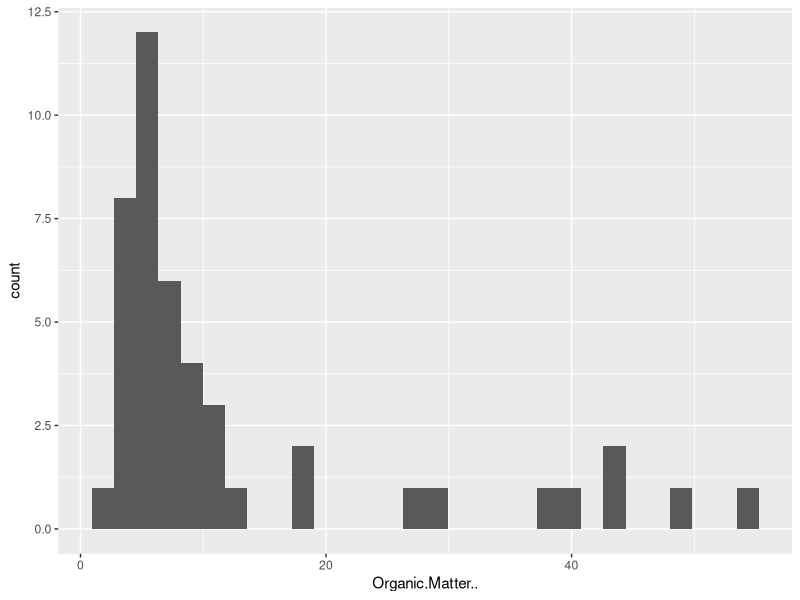
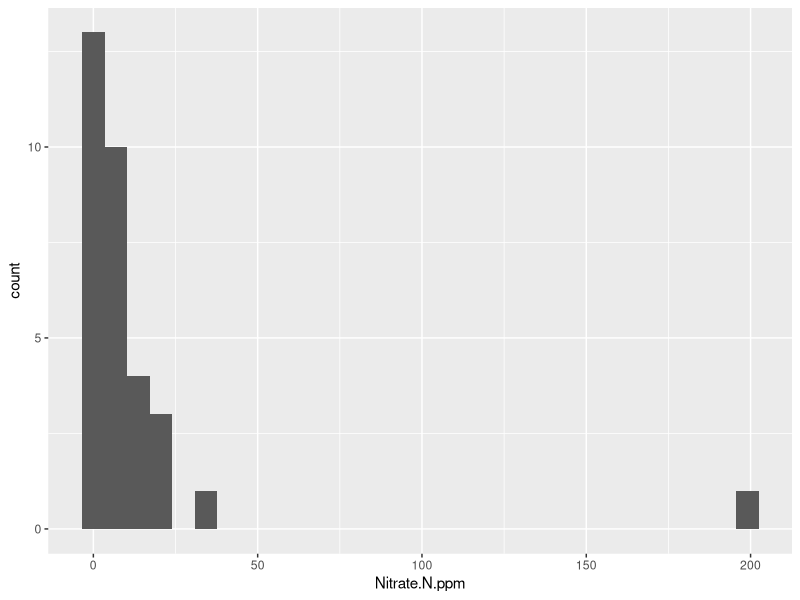
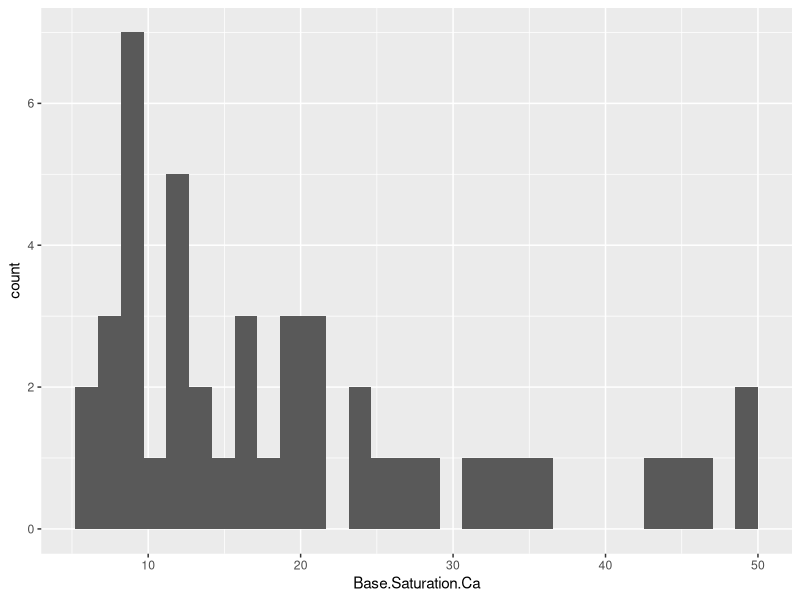
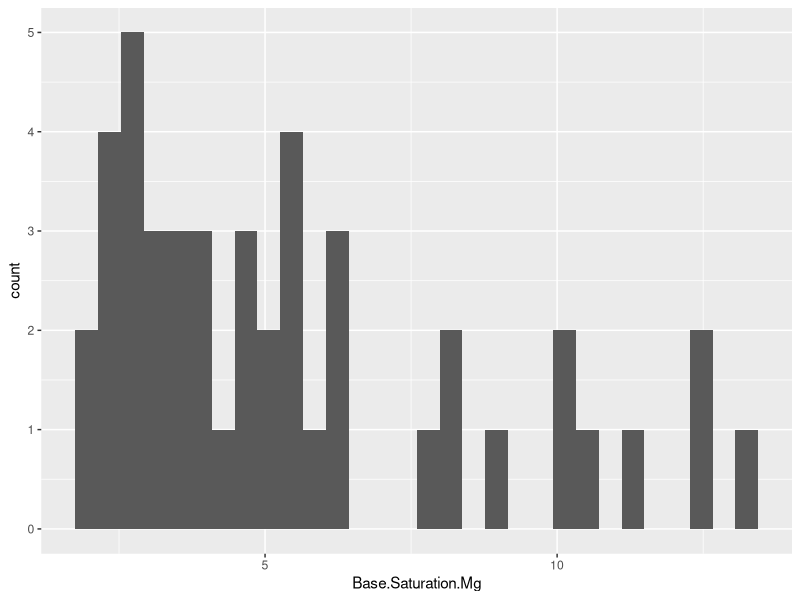
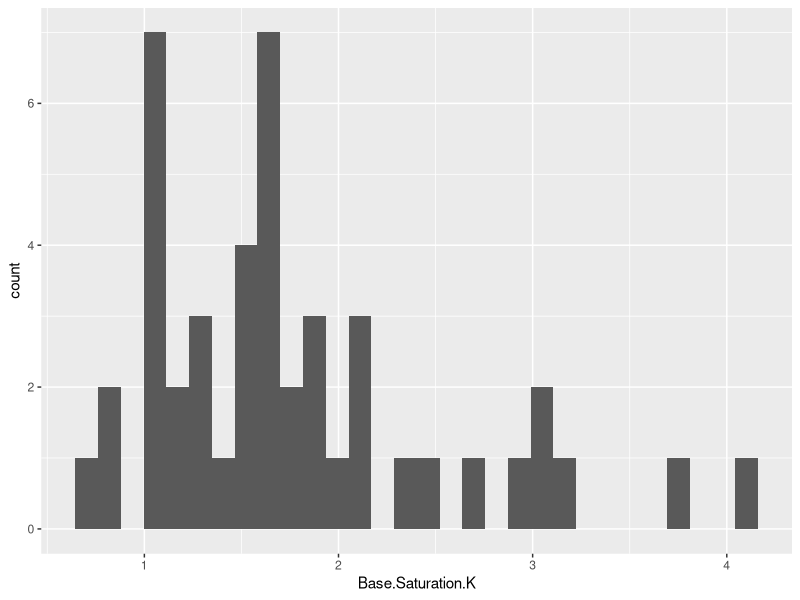
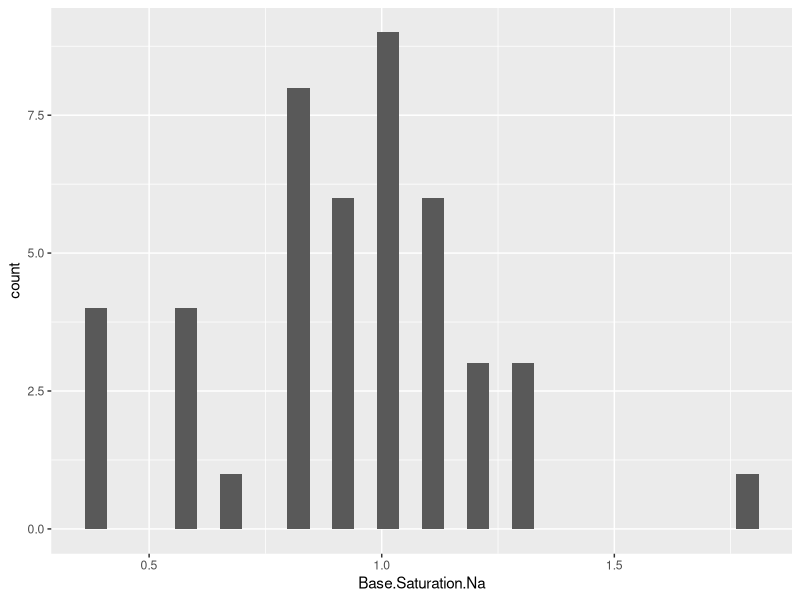
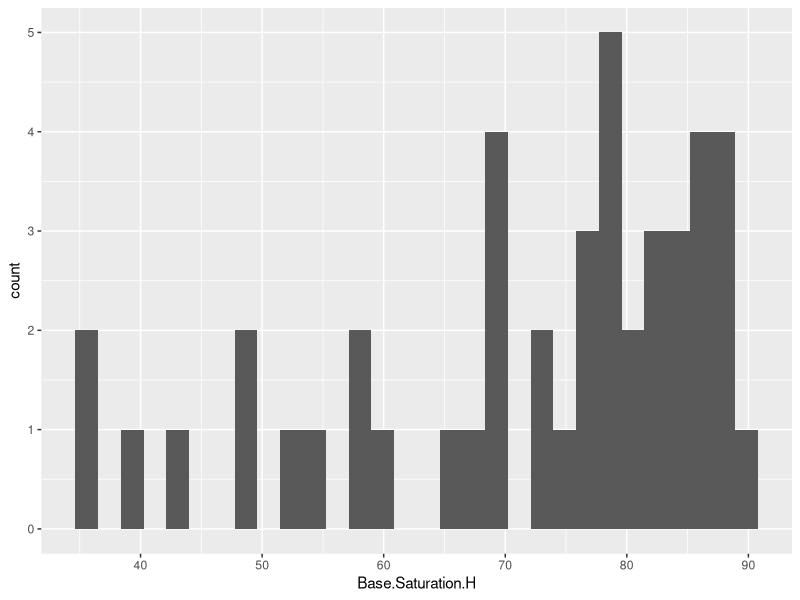
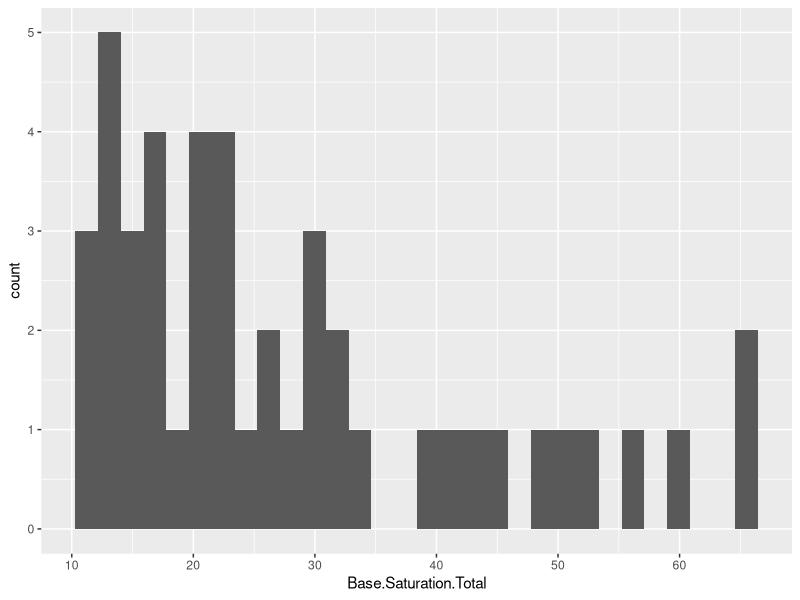

The R script that drew these images, in order:
## ---- chunk 1
rm(list = ls())
library(ggplot2)
library(dplyr)
library(here)

DF<-read.csv(here("Data", "soil_subset_outliers.csv"))
## ---- chunk 2
summary(DF)
## ---- chunk 3
DF$Forest<-as.factor(DF$Forest)
DF$Plot<-as.factor(DF$Plot)
DF$Sample<-as.factor(DF$Sample)
## ---- chunk 4
DF %>% ggplot(aes(x = Organic.Matter..))+
     geom_histogram()
## ---- chunk 5
DF %>% ggplot(aes(x = Nitrate.N.ppm))+
     geom_histogram()
## ---- chunk 6
DF %>% ggplot(aes(x = Base.Saturation.Ca))+
     geom_histogram()
## ---- chunk 7
DF %>% ggplot(aes(x = Base.Saturation.Mg))+
     geom_histogram()
## ---- chunk 8
DF %>% ggplot(aes(x = Base.Saturation.K))+
     geom_histogram()
## ---- chunk 9
DF %>% ggplot(aes(x = Base.Saturation.Na))+
     geom_histogram()
## ---- chunk 10
DF %>% ggplot(aes(x = Base.Saturation.H))+
     geom_histogram()
## ---- chunk 11
DF %>% ggplot(aes(x = Base.Saturation.Total))+
     geom_histogram()
## ---- chunk 12
DF %>% ggplot(aes(x = Exch.Acidity))+
     geom_histogram()
## ---- chunk 13
DF %>% ggplot(aes(x = Buffer.pH))+
     geom_histogram()
